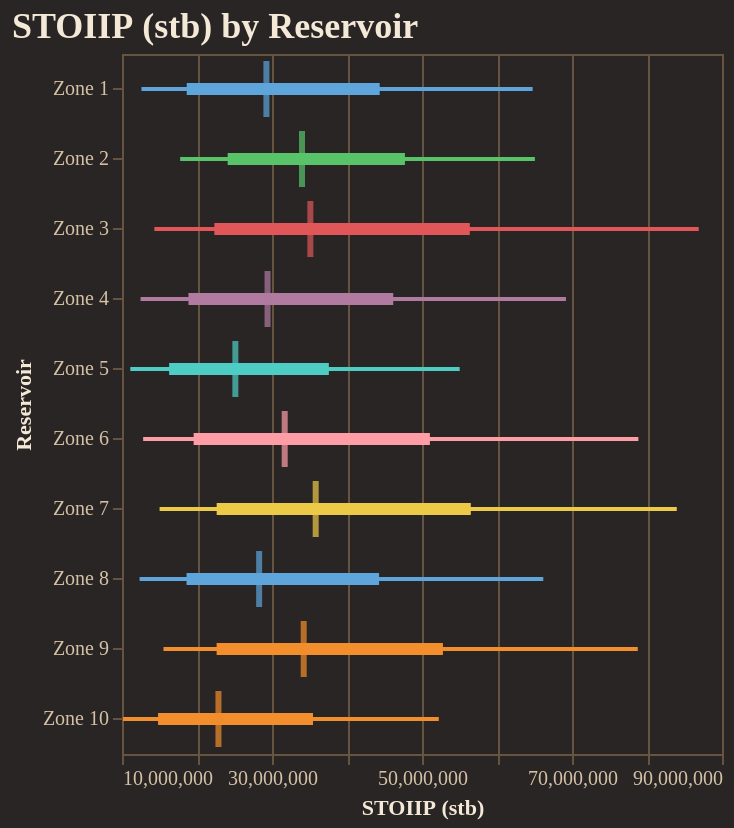

The notebook cell saved with this chart:
### Code cell
fig = reporter.plotter.forest_plot(
    "STOIIP (stb)", 
    backend=PLOTTING_BACKEND
)
fig.show()

### Figure 1 — Vega-Lite specification as saved in the notebook (floating-point values rounded to 4 significant figures)
{"config": {"background": "#292524", "view": {"fill": "#292524", "stroke": "#665340"}, "title": {"color": "#f4e9d7", "font": "Merriweather", "fontSize": 18, "fontWeight": 600, "subtitleColor": "#d5c2a6", "anchor": "start"}, "axis": {"domainColor": "#665340", "gridColor": "#665340", "tickColor": "#665340", "labelColor": "#d5c2a6", "titleColor": "#f4e9d7", "labelFont": "Merriweather", "titleFont": "Merriweather"}, "legend": {"titleColor": "#f4e9d7", "labelColor": "#d5c2a6", "labelFont": "Merriweather", "titleFont": "Merriweather", "orient": "top-right", "symbolType": "circle"}, "header": {"labelColor": "#d5c2a6", "titleColor": "#f4e9d7", "labelFont": "Merriweather", "titleFont": "Merriweather"}, "mark": {"color": "#c78d3b"}, "line": {"color": "#c78d3b"}, "bar": {"color": "#c78d3b"}, "point": {"color": "#ddb06d"}, "area": {"color": "#c78d3b", "opacity": 0.35}, "text": {"color": "#f4e9d7", "font": "Merriweather"}, "range": {"category": ["#5DA5DA", "#F28E2B", "#59C36A", "#E15759", "#B07AA1", "#4ECDC4", "#FF9DA7", "#EDC948"]}}, "layer": [{"mark": {"type": "rule", "strokeWidth": 2}, "encoding": {"color": {"field": "group", "legend": null, "type": "nominal"}, "x": {"field": "p10", "scale": {"zero": false}, "title": "STOIIP (stb)", "type": "quantitative"}, "x2": {"field": "p90"}, "y": {"field": "group", "sort": ["Zone 1", "Zone 2", "Zone 3", "Zone 4", "Zone 5", "Zone 6", "Zone 7", "Zone 8", "Zone 9", "Zone 10"], "title": "Reservoir", "type": "nominal"}}}, {"mark": {"type": "rule", "strokeWidth": 6}, "encoding": {"color": {"field": "group", "legend": null, "type": "nominal"}, "x": {"field": "p25", "scale": {"zero": false}, "title": "STOIIP (stb)", "type": "quantitative"}, "x2": {"field": "p75"}, "y": {"field": "group", "sort": ["Zone 1", "Zone 2", "Zone 3", "Zone 4", "Zone 5", "Zone 6", "Zone 7", "Zone 8", "Zone 9", "Zone 10"], "title": "Reservoir", "type": "nominal"}}}, {"mark": {"type": "tick", "color": "black", "size": 28, "thickness": 3}, "encoding": {"color": {"field": "group", "legend": null, "type": "nominal"}, "tooltip": [{"field": "group", "title": "Group", "type": "nominal"}, {"field": "p10", "title": "P10", "type": "quantitative"}, {"field": "p25", "title": "P25", "type": "quantitative"}, {"field": "median", "title": "Median", "type": "quantitative"}, {"field": "p75", "title": "P75", "type": "quantitative"}, {"field": "p90", "title": "P90", "type": "quantitative"}], "x": {"field": "median", "scale": {"zero": false}, "title": "STOIIP (stb)", "type": "quantitative"}, "y": {"field": "group", "sort": ["Zone 1", "Zone 2", "Zone 3", "Zone 4", "Zone 5", "Zone 6", "Zone 7", "Zone 8", "Zone 9", "Zone 10"], "title": "Reservoir", "type": "nominal"}}}], "data": {"name": "data-36d6a9ccd491e5fb848a1091833f249c"}, "height": 350, "title": "STOIIP (stb) by Reservoir", "width": "container", "$schema": "https://vega.github.io/schema/vega-lite/v5.20.1.json", "datasets": {"data-36d6a9ccd491e5fb848a1091833f249c": [{"group": "Zone 1", "p10": 12590000.0, "p25": 18630000.0, "median": 29250000.0, "p75": 44360000.0, "p90": 64750000.0}, {"group": "Zone 2", "p10": 17760000.0, "p25": 24090000.0, "median": 34000000.0, "p75": 47720000.0, "p90": 65050000.0}, {"group": "Zone 3", "p10": 14310000.0, "p25": 22310000.0, "median": 35110000.0, "p75": 56380000.0, "p90": 86890000.0}, {"group": "Zone 4", "p10": 12470000.0, "p25": 18860000.0, "median": 29400000.0, "p75": 46170000.0, "p90": 69200000.0}, {"group": "Zone 5", "p10": 11110000.0, "p25": 16290000.0, "median": 25110000.0, "p75": 37580000.0, "p90": 55020000.0}, {"group": "Zone 6", "p10": 12820000.0, "p25": 19550000.0, "median": 31690000.0, "p75": 51050000.0, "p90": 78850000.0}, {"group": "Zone 7", "p10": 15010000.0, "p25": 22620000.0, "median": 35820000.0, "p75": 56510000.0, "p90": 83970000.0}, {"group": "Zone 8", "p10": 12350000.0, "p25": 18610000.0, "median": 28290000.0, "p75": 44280000.0, "p90": 66170000.0}, {"group": "Zone 9", "p10": 15530000.0, "p25": 22620000.0, "median": 34230000.0, "p75": 52790000.0, "p90": 78770000.0}, {"group": "Zone 10", "p10": 10130000.0, "p25": 14810000.0, "median": 22860000.0, "p75": 35470000.0, "p90": 52240000.0}]}}
